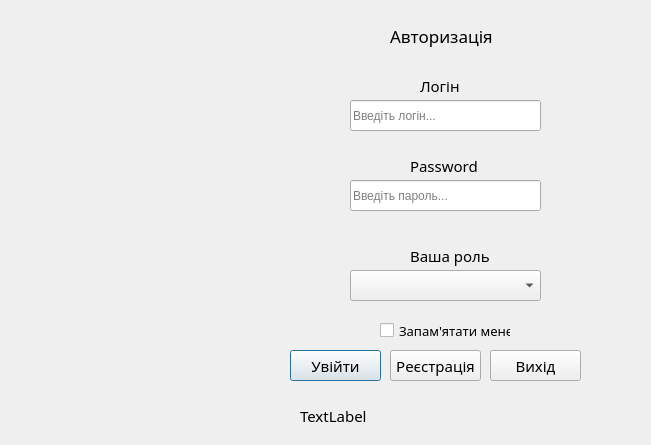
<?xml version="1.0" encoding="UTF-8"?>
<ui version="4.0">
 <class>LoginForm</class>
 <widget class="QDialog" name="LoginForm">
  <property name="geometry">
   <rect>
    <x>0</x>
    <y>0</y>
    <width>651</width>
    <height>445</height>
   </rect>
  </property>
  <property name="windowTitle">
   <string>Dialog</string>
  </property>
  <widget class="QPushButton" name="pushButtonLogin">
   <property name="geometry">
    <rect>
     <x>290</x>
     <y>350</y>
     <width>91</width>
     <height>31</height>
    </rect>
   </property>
   <property name="font">
    <font>
     <family>Book Antiqua</family>
     <pointsize>11</pointsize>
    </font>
   </property>
   <property name="text">
    <string>Увійти</string>
   </property>
  </widget>
  <widget class="QPushButton" name="pushButtonRegister">
   <property name="geometry">
    <rect>
     <x>390</x>
     <y>350</y>
     <width>91</width>
     <height>31</height>
    </rect>
   </property>
   <property name="font">
    <font>
     <family>Book Antiqua</family>
     <pointsize>11</pointsize>
    </font>
   </property>
   <property name="text">
    <string>Реєстрація</string>
   </property>
  </widget>
  <widget class="QPushButton" name="pushButtonExit">
   <property name="geometry">
    <rect>
     <x>490</x>
     <y>350</y>
     <width>91</width>
     <height>31</height>
    </rect>
   </property>
   <property name="font">
    <font>
     <family>Book Antiqua</family>
     <pointsize>11</pointsize>
    </font>
   </property>
   <property name="text">
    <string>Вихід</string>
   </property>
  </widget>
  <widget class="QCheckBox" name="rememberMeCheckBox">
   <property name="geometry">
    <rect>
     <x>380</x>
     <y>320</y>
     <width>131</width>
     <height>21</height>
    </rect>
   </property>
   <property name="font">
    <font>
     <family>Book Antiqua</family>
     <pointsize>10</pointsize>
    </font>
   </property>
   <property name="text">
    <string>Запам'ятати мене</string>
   </property>
  </widget>
  <widget class="QComboBox" name="roleComboBox">
   <property name="geometry">
    <rect>
     <x>350</x>
     <y>270</y>
     <width>191</width>
     <height>31</height>
    </rect>
   </property>
   <property name="font">
    <font>
     <family>Book Antiqua</family>
     <pointsize>10</pointsize>
    </font>
   </property>
  </widget>
  <widget class="QLineEdit" name="lineEditPassword">
   <property name="geometry">
    <rect>
     <x>350</x>
     <y>180</y>
     <width>191</width>
     <height>31</height>
    </rect>
   </property>
   <property name="placeholderText">
    <string>Введіть пароль...</string>
   </property>
  </widget>
  <widget class="QLabel" name="passwordLabel">
   <property name="geometry">
    <rect>
     <x>410</x>
     <y>150</y>
     <width>71</width>
     <height>31</height>
    </rect>
   </property>
   <property name="font">
    <font>
     <family>Book Antiqua</family>
     <pointsize>11</pointsize>
    </font>
   </property>
   <property name="text">
    <string>Password</string>
   </property>
  </widget>
  <widget class="QLineEdit" name="lineEditLogin">
   <property name="geometry">
    <rect>
     <x>350</x>
     <y>100</y>
     <width>191</width>
     <height>31</height>
    </rect>
   </property>
   <property name="placeholderText">
    <string>Введіть логін...</string>
   </property>
  </widget>
  <widget class="QLabel" name="loginLabel">
   <property name="geometry">
    <rect>
     <x>420</x>
     <y>70</y>
     <width>41</width>
     <height>31</height>
    </rect>
   </property>
   <property name="font">
    <font>
     <family>Book Antiqua</family>
     <pointsize>11</pointsize>
    </font>
   </property>
   <property name="text">
    <string>Логін</string>
   </property>
  </widget>
  <widget class="QLabel" name="roleLabel">
   <property name="geometry">
    <rect>
     <x>410</x>
     <y>240</y>
     <width>81</width>
     <height>31</height>
    </rect>
   </property>
   <property name="font">
    <font>
     <family>Book Antiqua</family>
     <pointsize>11</pointsize>
    </font>
   </property>
   <property name="text">
    <string>Ваша роль</string>
   </property>
  </widget>
  <widget class="QLabel" name="label">
   <property name="geometry">
    <rect>
     <x>390</x>
     <y>20</y>
     <width>121</width>
     <height>31</height>
    </rect>
   </property>
   <property name="font">
    <font>
     <family>Book Antiqua</family>
     <pointsize>13</pointsize>
    </font>
   </property>
   <property name="text">
    <string>Авторизація</string>
   </property>
  </widget>
  <widget class="QLabel" name="statusLabel">
   <property name="geometry">
    <rect>
     <x>300</x>
     <y>400</y>
     <width>311</width>
     <height>31</height>
    </rect>
   </property>
   <property name="font">
    <font>
     <family>Book Antiqua</family>
     <pointsize>11</pointsize>
    </font>
   </property>
   <property name="text">
    <string>TextLabel</string>
   </property>
  </widget>
  <widget class="QLabel" name="labelLogo">
   <property name="geometry">
    <rect>
     <x>0</x>
     <y>0</y>
     <width>261</width>
     <height>451</height>
    </rect>
   </property>
   <property name="text">
    <string/>
   </property>
  </widget>
 </widget>
 <resources/>
 <connections/>
</ui>
